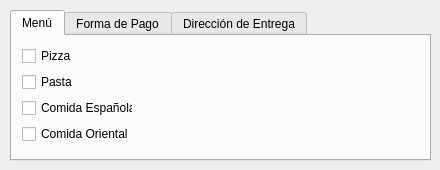
<?xml version="1.0" encoding="UTF-8"?>
<ui version="4.0">
 <class>frmRestaurante</class>
 <widget class="QDialog" name="frmRestaurante">
  <property name="geometry">
   <rect>
    <x>0</x>
    <y>0</y>
    <width>440</width>
    <height>170</height>
   </rect>
  </property>
  <property name="windowTitle">
   <string>Restaurante</string>
  </property>
  <widget class="QTabWidget" name="tabRestaurante">
   <property name="geometry">
    <rect>
     <x>10</x>
     <y>10</y>
     <width>421</width>
     <height>151</height>
    </rect>
   </property>
   <property name="currentIndex">
    <number>0</number>
   </property>
   <widget class="QWidget" name="tabMenu">
    <attribute name="icon">
     <iconset>
      <normaloff>menu.ico</normaloff>menu.ico</iconset>
    </attribute>
    <attribute name="title">
     <string>Menú</string>
    </attribute>
    <widget class="QWidget" name="verticalLayoutWidget">
     <property name="geometry">
      <rect>
       <x>10</x>
       <y>10</y>
       <width>111</width>
       <height>101</height>
      </rect>
     </property>
     <layout class="QVBoxLayout" name="verticalLayout">
      <item>
       <widget class="QCheckBox" name="chkPizza">
        <property name="text">
         <string>Pizza</string>
        </property>
       </widget>
      </item>
      <item>
       <widget class="QCheckBox" name="chkPasta">
        <property name="text">
         <string>Pasta</string>
        </property>
       </widget>
      </item>
      <item>
       <widget class="QCheckBox" name="chkEspanola">
        <property name="text">
         <string>Comida Española</string>
        </property>
       </widget>
      </item>
      <item>
       <widget class="QCheckBox" name="chkOriental">
        <property name="text">
         <string>Comida Oriental</string>
        </property>
       </widget>
      </item>
     </layout>
    </widget>
   </widget>
   <widget class="QWidget" name="tabFormaPago">
    <attribute name="icon">
     <iconset>
      <normaloff>pago.ico</normaloff>pago.ico</iconset>
    </attribute>
    <attribute name="title">
     <string>Forma de Pago</string>
    </attribute>
    <widget class="QWidget" name="verticalLayoutWidget_2">
     <property name="geometry">
      <rect>
       <x>10</x>
       <y>10</y>
       <width>101</width>
       <height>101</height>
      </rect>
     </property>
     <layout class="QVBoxLayout" name="verticalLayout_2">
      <item>
       <widget class="QRadioButton" name="rbnDebito">
        <property name="text">
         <string>Tarjeta Débito</string>
        </property>
       </widget>
      </item>
      <item>
       <widget class="QRadioButton" name="rbnCredito">
        <property name="text">
         <string>Tarjeta Crédito</string>
        </property>
       </widget>
      </item>
      <item>
       <widget class="QRadioButton" name="rbnEfectivo">
        <property name="text">
         <string>Efectivo</string>
        </property>
       </widget>
      </item>
      <item>
       <widget class="QRadioButton" name="rbnPaypal">
        <property name="text">
         <string>PayPal</string>
        </property>
       </widget>
      </item>
     </layout>
    </widget>
   </widget>
   <widget class="QWidget" name="tabDireccion">
    <attribute name="icon">
     <iconset>
      <normaloff>entrega.ico</normaloff>entrega.ico</iconset>
    </attribute>
    <attribute name="title">
     <string>Dirección de Entrega</string>
    </attribute>
    <widget class="QWidget" name="">
     <property name="geometry">
      <rect>
       <x>10</x>
       <y>10</y>
       <width>391</width>
       <height>74</height>
      </rect>
     </property>
     <layout class="QFormLayout" name="formLayout">
      <item row="0" column="0">
       <widget class="QLabel" name="lblDireccion">
        <property name="text">
         <string>Dirección:</string>
        </property>
       </widget>
      </item>
      <item row="0" column="1">
       <widget class="QLineEdit" name="txtDireccion"/>
      </item>
      <item row="1" column="0">
       <widget class="QLabel" name="lblTelefono">
        <property name="text">
         <string>Teléfono:</string>
        </property>
       </widget>
      </item>
      <item row="1" column="1">
       <widget class="QLineEdit" name="txtTelefono"/>
      </item>
      <item row="2" column="0">
       <widget class="QLabel" name="lblEmail">
        <property name="text">
         <string>Email:</string>
        </property>
       </widget>
      </item>
      <item row="2" column="1">
       <widget class="QLineEdit" name="txtEmail"/>
      </item>
     </layout>
    </widget>
   </widget>
  </widget>
 </widget>
 <resources/>
 <connections/>
</ui>
